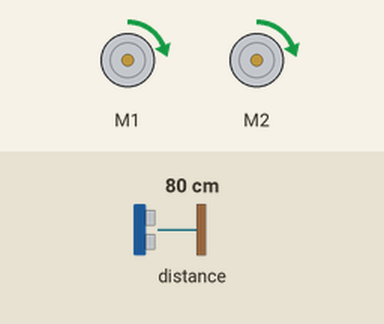
Recording of a program running on a simulated BBC micro:bit (MakeCode). Shown: 2 × DC motor (green arrow = forward, orange = backward, longer = faster). The inputs (shaded band) are chosen by the test bench; at power-on: distance to the obstacle 80 cm.

Above: at 1.2 s.
1.3 s: distance to the obstacle set to 5 cm
2.8 s: distance to the obstacle set to 2 cm
At 3.6 s:
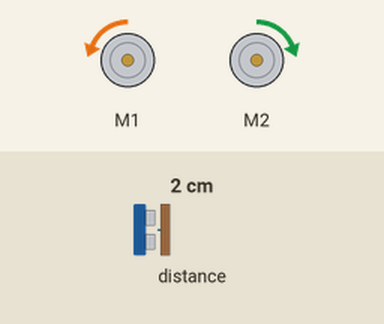
At 5.1 s:
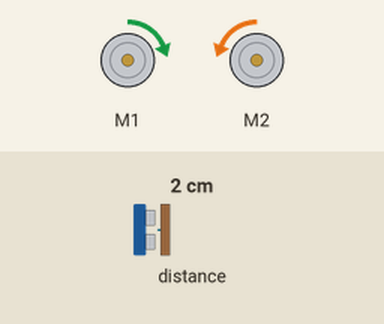
5.8 s: distance to the obstacle set to 4 cm
At 6.72 s:
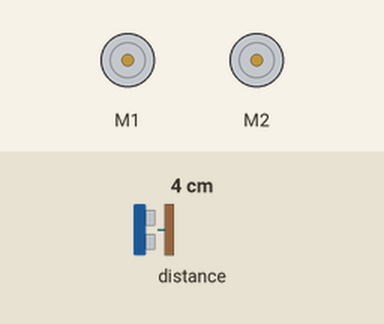
Timing chart, 0 to 8.8 s (numbered marks = the images above; inputs shaded):
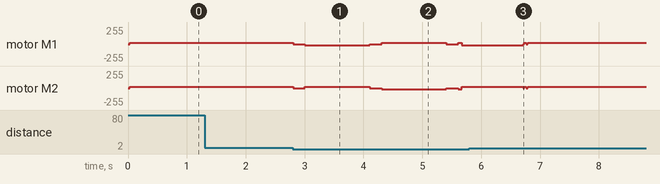

The program:

main.ts
```typescript
function girar90gradosalaizquierda () {
    maqueen.motorStop(maqueen.Motors.All)
    basic.pause(200)
    maqueen.motorRun(maqueen.Motors.M1, maqueen.Dir.CCW, 20)
    maqueen.motorRun(maqueen.Motors.M2, maqueen.Dir.CW, 20)
    basic.pause(1100)
    maqueen.motorStop(maqueen.Motors.All)
}
function girar90gradosaladerecha () {
    maqueen.motorStop(maqueen.Motors.All)
    basic.pause(200)
    maqueen.motorRun(maqueen.Motors.M1, maqueen.Dir.CW, 20)
    maqueen.motorRun(maqueen.Motors.M2, maqueen.Dir.CCW, 20)
    basic.pause(1100)
    maqueen.motorStop(maqueen.Motors.All)
}
let ultimogiro = 0
basic.forever(function () {
    if (maqueen.Ultrasonic(PingUnit.Centimeters) < 4) {
        maqueen.motorStop(maqueen.Motors.All)
        if (ultimogiro == 0) {
            girar90gradosalaizquierda()
            ultimogiro = 1
        } else {
            girar90gradosaladerecha()
            ultimogiro = 0
        }
    } else {
        maqueen.motorRun(maqueen.Motors.All, maqueen.Dir.CW, 20)
    }
})
basic.forever(function () {
    if (maqueen.Ultrasonic(PingUnit.Centimeters) < 4) {
        maqueen.motorStop(maqueen.Motors.All)
        girar90gradosalaizquierda()
        if (maqueen.Ultrasonic(PingUnit.Centimeters) < 4) {
            maqueen.motorStop(maqueen.Motors.All)
            girar90gradosaladerecha()
        }
        if (maqueen.Ultrasonic(PingUnit.Centimeters) < 4) {
            maqueen.motorStop(maqueen.Motors.All)
            girar90gradosaladerecha()
        }
    } else {
        maqueen.motorRun(maqueen.Motors.All, maqueen.Dir.CW, 20)
    }
})
```

test.ts
```typescript
// aquí va el archivo "tests"; esto no se compilará cuando este paquete se utilice como una extensión.
```

Measured:
- the behaviour switches between 4 and 3 cm on distance to the obstacle (found by bisection; images 0 and 1)
- after the input at 1.3 s, every drawn part: stays the same
- after the input at 2.8 s, motor M1: forward 20/255 → stopped at once, → backward 20/255 0.20 s later, → stopped 1.1 s later, → forward 20/255 0.20 s later, … (6 changes in this stretch); motor M2: forward 20/255 → stopped at once, → forward 20/255 0.20 s later, → stopped 1.1 s later, → backward 20/255 0.20 s later, … (6 changes in this stretch)
